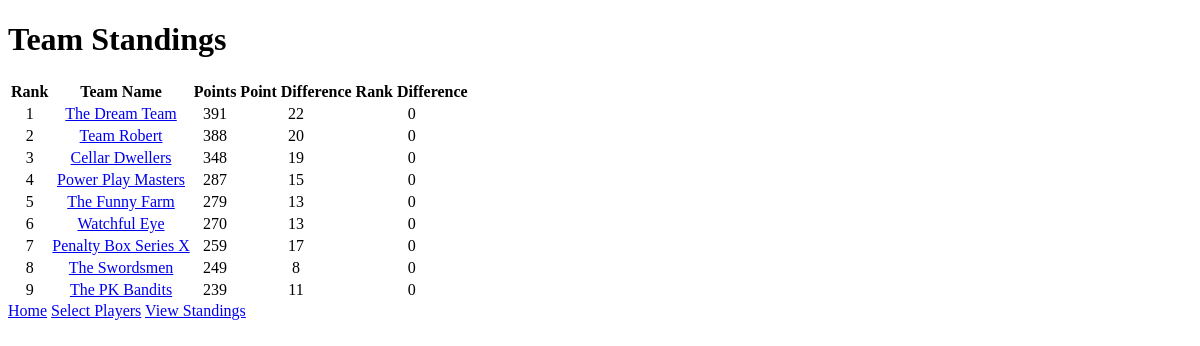
The page /teamStandings on the database as committed earlier.
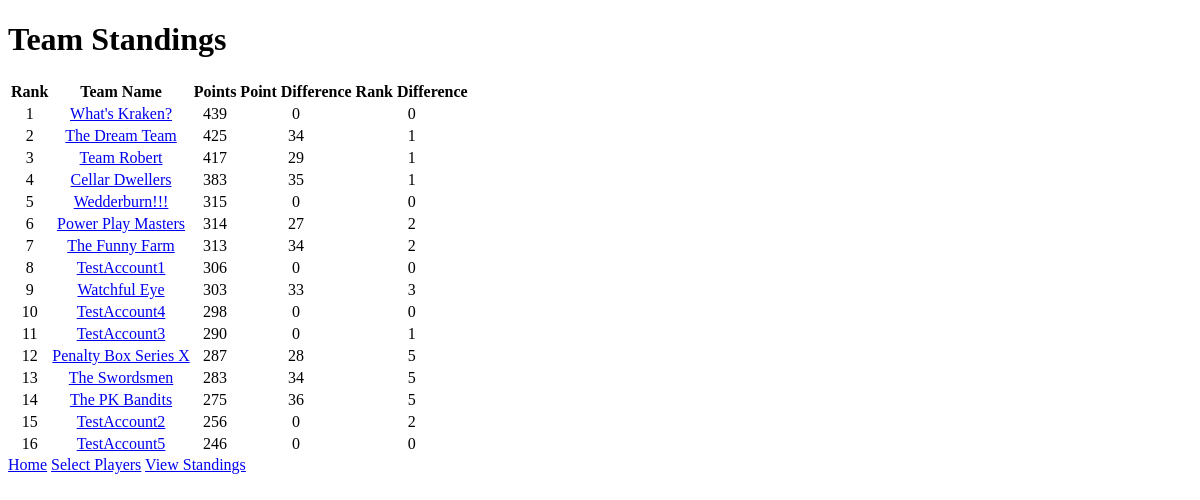
The same page on the database as committed later.
### tables this page shows
CREATE TABLE "standings" (
	"teamID" 	int not NULL,
	"points"	int not NULL DEFAULT 0,
	"pointsYesterday"	int not NULL DEFAULT 0,
	"rank"	int not NULL DEFAULT 0,
	"rankYesterday"	int not NULL DEFAULT 0,
	PRIMARY KEY("teamID"),
	CONSTRAINT "standings-fk-teamID"
	FOREIGN KEY ("teamID")
    REFERENCES poolTeams ("teamID")
);

CREATE TABLE "poolTeams" (
	"teamID"	INTEGER NOT NULL,
	"teamName"	varchar(40) NOT NULL,
	"username"	varchar(30) NOT NULL,
	"player1"	INTEGER NOT NULL,
	"player2"	INTEGER NOT NULL,
	"player3"	INTEGER NOT NULL,
	"player4"	INTEGER NOT NULL,
	"player5"	INTEGER NOT NULL,
	"player6"	INTEGER NOT NULL,
	"player7"	INTEGER NOT NULL,
	"player8"	INTEGER NOT NULL,
	"player9"	INTEGER NOT NULL,
	"player10"	INTEGER NOT NULL,
	"player11"	INTEGER NOT NULL,
	"player12"	INTEGER NOT NULL,
	"player13"	INTEGER NOT NULL,
	"player14"	INTEGER NOT NULL,
	"player15"	INTEGER NOT NULL,
	"player16"	INTEGER NOT NULL,
	"player17"	INTEGER NOT NULL,
	"player18"	INTEGER NOT NULL,
	"player19"	INTEGER NOT NULL,
	"player20"	INTEGER NOT NULL,
	"player21"	INTEGER NOT NULL,
	"teamLogo"	TEXT NOT NULL,
	CONSTRAINT "poolTeams-fk-player15" FOREIGN KEY("player15") REFERENCES "players"("playerID"),
	CONSTRAINT "poolTeams-fk-player6" FOREIGN KEY("player6") REFERENCES "players"("playerID"),
	CONSTRAINT "poolTeams-fk-player11" FOREIGN KEY("player11") REFERENCES "players"("playerID"),
	CONSTRAINT "poolTeams-fk-player1" FOREIGN KEY("player1") REFERENCES "players"("playerID"),
	CONSTRAINT "poolTeams-fk-player3" FOREIGN KEY("player3") REFERENCES "players"("playerID"),
	CONSTRAINT "poolTeams-fk-player12" FOREIGN KEY("player12") REFERENCES "players"("playerID"),
	CONSTRAINT "poolTeams-fk-player20" FOREIGN KEY("player20") REFERENCES "players"("playerID"),
	CONSTRAINT "poolTeams-fk-users" FOREIGN KEY("username") REFERENCES "users"("username"),
	CONSTRAINT "poolTeams-fk-player13" FOREIGN KEY("player13") REFERENCES "players"("playerID"),
	CONSTRAINT "poolTeams-fk-player14" FOREIGN KEY("player14") REFERENCES "players"("playerID"),
	CONSTRAINT "poolTeams-fk-player18" FOREIGN KEY("player18") REFERENCES "players"("playerID"),
	CONSTRAINT "poolTeams-fk-player10" FOREIGN KEY("player10") REFERENCES "players"("playerID"),
	CONSTRAINT "poolTeams-fk-player9" FOREIGN KEY("player9") REFERENCES "players"("playerID"),
	CONSTRAINT "poolTeams-fk-player2" FOREIGN KEY("player2") REFERENCES "players"("playerID"),
	CONSTRAINT "poolTeams-fk-player5" FOREIGN KEY("player5") REFERENCES "players"("playerID"),
	CONSTRAINT "poolTeams-fk-player7" FOREIGN KEY("player7") REFERENCES "players"("playerID"),
	CONSTRAINT "poolTeams-fk-player19" FOREIGN KEY("player19") REFERENCES "players"("playerID"),
	CONSTRAINT "poolTeams-fk-player21" FOREIGN KEY("player21") REFERENCES "players"("playerID"),
	CONSTRAINT "poolTeams-fk-player4" FOREIGN KEY("player4") REFERENCES "players"("playerID"),
	CONSTRAINT "poolTeams-fk-player8" FOREIGN KEY("player8") REFERENCES "players"("playerID"),
	PRIMARY KEY("teamID" AUTOINCREMENT),
	CONSTRAINT "poolTeams-fk-player17" FOREIGN KEY("player17") REFERENCES "players"("playerID"),
	CONSTRAINT "poolTeams-fk-player16" FOREIGN KEY("player16") REFERENCES "players"("playerID")
);

### application.py (the view)
@app.route("/teamStandings")
def teamStandings():
    while True:
        try:
            db.connect()
            teamStandings = db.getTeamStandings()
            return render_template("teamStandings.html", teamStandings=teamStandings)
        except sqlite3.ProgrammingError:
            db.close()

### db.py (called while the page is built, shortened)
def connect():
    global conn

def getTeamStandings():
    sql = '''Select pt.teamID, pt.teamName, s.points, s.pointsYesterday, s.rank, s.rankYesterday
                     From poolTeams pt join standings s
                        on pt.teamID = s.teamID
                    Order by s.points DESC'''
    try:
        with closing(conn.cursor()) as c:
            c.execute(sql)
            results = c.fetchall()
            standings = []
            for result in results:
                standings.append((result[0], result[1], result[2], result[3], result[4], result[5]))
            return standings
    except sqlite3.OperationalError as e:
        print("Error: Database could not be read. Program closing")
        print(e)

### templates/teamStandings.html (shortened to what this page needs)
<!DOCTYPE html>
<html lang="en">
<head>
</head>
<body>
    <h1>Team Standings</h1>
    <table style="text-align:center">
        <tr><th>Rank</th><th>Team Name</th><th>Points</th><th>Point Difference</th><th>Rank Difference</th></tr>
        {% for team in teamStandings %}
            <tr><td>{{team[4]}}</td><td><a href="{{ url_for('teamStats', teamID=team[0]) }}">{{team[1]}}</a></td><td>{{team[2]}}</td><td>{{team[2]-team[3]}}</td>
                <td>{{team[4]-team[5]}}</td></tr>
        {% endfor %}
    </table>
    <a href="{{ url_for('index') }}">Home</a>
    <a href="{{ url_for('players') }}">Select Players</a>
    <a href="{{ url_for('teamStandings') }}">View Standings</a>
</body>
</html>

Rows that differ between the two databases and show on the page:
added standings: rank "1", teamName "What's Kraken?", points "439", team[2]-team[3] "0", team[4]-team[5] "0"
changed standings "The Dream Team": rank "1" → "2"; points "391" → "425"; team[2]-team[3] "22" → "34"; team[4]-team[5] "0" → "1"
changed standings "Team Robert": rank "2" → "3"; points "388" → "417"; team[2]-team[3] "20" → "29"; team[4]-team[5] "0" → "1"
changed standings "Cellar Dwellers": rank "3" → "4"; points "348" → "383"; team[2]-team[3] "19" → "35"; team[4]-team[5] "0" → "1"
added standings: rank "5", teamName "Wedderburn!!!", points "315", team[2]-team[3] "0", team[4]-team[5] "0"
changed standings "Power Play Masters": rank "4" → "6"; points "287" → "314"; team[2]-team[3] "15" → "27"; team[4]-team[5] "0" → "2"
changed standings "The Funny Farm": rank "5" → "7"; points "279" → "313"; team[2]-team[3] "13" → "34"; team[4]-team[5] "0" → "2"
added standings: rank "8", teamName "TestAccount1", points "306", team[2]-team[3] "0", team[4]-team[5] "0"
changed standings "Watchful Eye": rank "6" → "9"; points "270" → "303"; team[2]-team[3] "13" → "33"; team[4]-team[5] "0" → "3"
added standings: rank "10", teamName "TestAccount4", points "298", team[2]-team[3] "0", team[4]-team[5] "0"
added standings: rank "11", teamName "TestAccount3", points "290", team[2]-team[3] "0", team[4]-team[5] "1"
changed standings "Penalty Box Series X": rank "7" → "12"; points "259" → "287"; team[2]-team[3] "17" → "28"; team[4]-team[5] "0" → "5"
changed standings "The Swordsmen": rank "8" → "13"; points "249" → "283"; team[2]-team[3] "8" → "34"; team[4]-team[5] "0" → "5"
changed standings "The PK Bandits": rank "9" → "14"; points "239" → "275"; team[2]-team[3] "11" → "36"; team[4]-team[5] "0" → "5"
added standings: rank "15", teamName "TestAccount2", points "256", team[2]-team[3] "0", team[4]-team[5] "2"
added standings: rank "16", teamName "TestAccount5", points "246", team[2]-team[3] "0", team[4]-team[5] "0"
